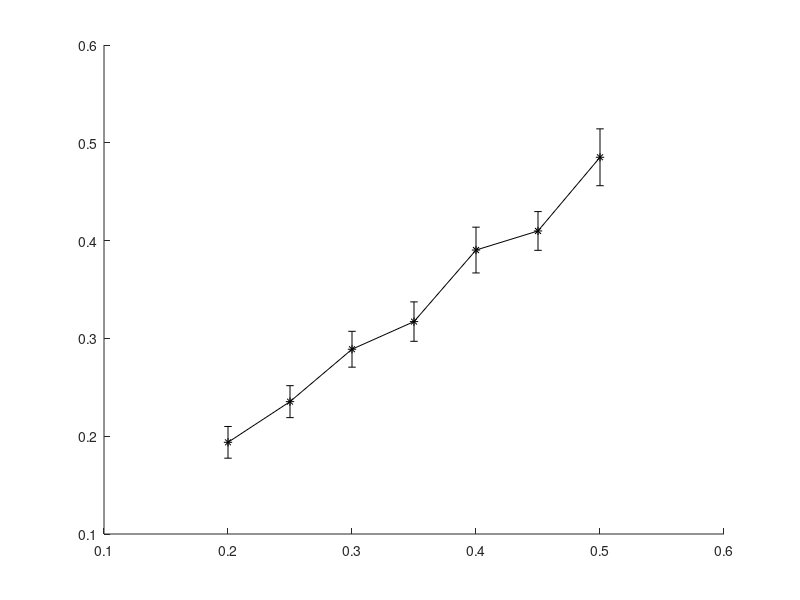

Write MATLAB code to recreate this figure. (Note: this script raises an error after producing the figure.)
load('Block_LR.mat')
MSE_beta = reshape(mean(error_est,2),[numel(k_n),nmethod]);
std_beta = reshape(std(error_est,0,2),[numel(k_n),nmethod]);
figure
hold on 
p1 = errorbar(k_n, MSE_beta(:,1), 3*std_beta(:,1)/sqrt(iters), 'k-*', 'LineWidth', 1.5, 'MarkerSize',9, 'MarkerFaceColor', 'k');
p2 = errorbar(k_n, MSE_beta(:,2), 3*std_beta(:,2)/sqrt(iters), 'g-^', 'LineWidth', 1.5, 'MarkerSize',9, 'MarkerFaceColor', 'g');
p3 = errorbar(k_n, MSE_beta(:,3), 3*std_beta(:,3)/sqrt(iters), 'b-s', 'LineWidth', 1.5, 'MarkerSize',9, 'MarkerFaceColor', 'b');
p4 = errorbar(k_n, MSE_beta(:,4), 3*std_beta(:,4)/sqrt(iters), 'r-o', 'LineWidth', 1.5, 'MarkerSize',9, 'MarkerFaceColor', 'r');
p5 = errorbar(k_n, MSE_beta(:,5), 3*std_beta(:,5)/sqrt(iters), 'm-+', 'LineWidth', 1.5, 'MarkerSize',9, 'MarkerFaceColor', 'b');
p6 = errorbar(k_n, MSE_beta(:,6), 3*std_beta(:,6)/sqrt(iters), 'c-x', 'LineWidth', 1.5, 'MarkerSize',9, 'MarkerFaceColor', 'r');
xlabel('k*B/n', 'FontSize', 14)
ylabel('Relative Estiamtion error', 'FontSize', 14)
xlim([min(k_n) max(k_n)])
xticks(k_n)
lh = legend([p1 p2 p3 p4 p5 p6], {'naive', 'oracle','EM','EMB','LL','C'}, 'location', [0.3416 0.6982 0.3804 0.1833]);
lh.NumColumns = 2;
lh.FontSize = 14;
lh.ItemTokenSize = [30 70];  
pos_leg = get(lh,'Position');
ax=gca;
ax.FontSize = 14;
legend('boxoff')
grid on
set(gcf, 'Color', 'w');
fig = gcf;
fig.Units               = 'centimeters';
fig.Position(3)         = 8;
fig.Position(4)         = 7;
hold off
